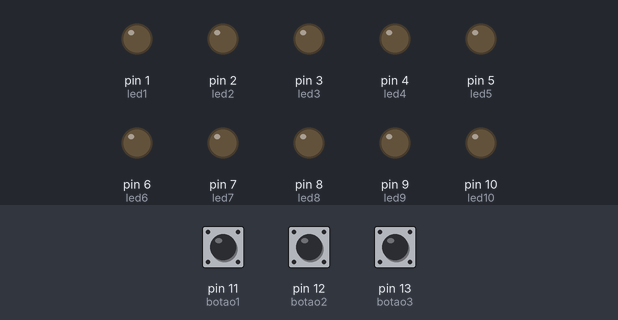
The sketch below on a simulated Arduino Uno, built with avr-gcc and run on an emulated ATmega328P. Shown: output pins drawn as LEDs (lit = HIGH). The inputs (shaded band) are chosen by the test bench; at power-on: pin 11 (botao1) LOW, pin 12 (botao2) LOW, pin 13 (botao3) LOW.

Above: at 1.2 s.
1.3 s: pin 11 (botao1) pulled HIGH for 0.15 s
At 1.37 s:
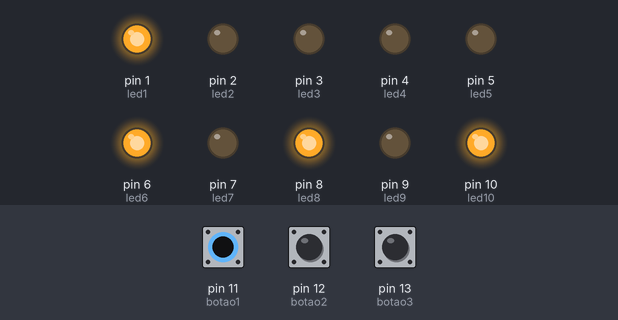
2.9 s: pin 12 (botao2) pulled HIGH for 0.15 s
At 2.97 s:
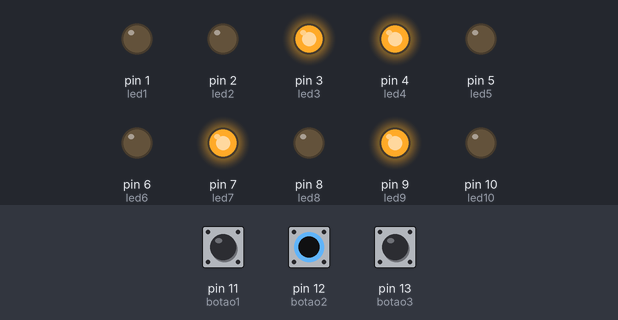
4.5 s: pin 13 (botao3) pulled HIGH for 0.15 s
At 4.57 s:
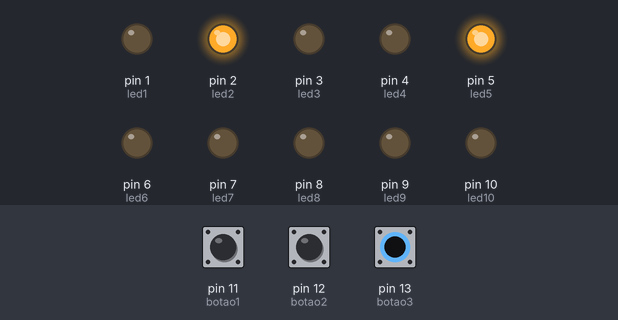
6.1 s: pin 13 (botao3) pulled HIGH for 3.2 s
At 9.9 s:
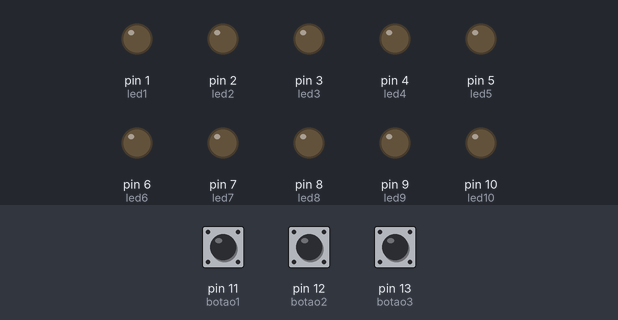
10.8 s: pin 11 (botao1) pulled HIGH for 3.2 s
At 11.1 s:
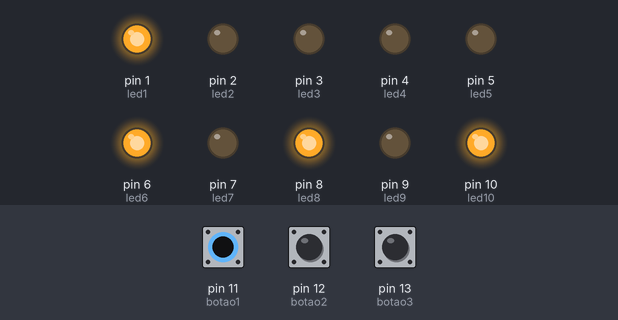
15.5 s: pin 11 (botao1) driven HIGH and pin 12 (botao2) driven HIGH
At 15.8 s:
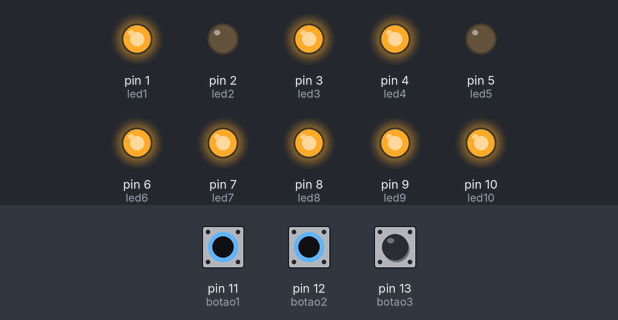
Timing chart, 0 to 18.0 s (numbered marks = the images above; inputs shaded):
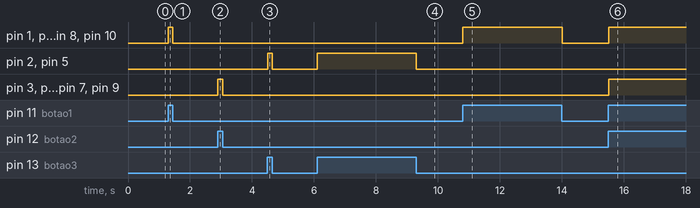

Measured:
- after the input at 1.3 s, pin 1 (led1), pin 6 (led6), pin 8 (led8), pin 10 (led10): LOW → HIGH at once, → LOW 0.15 s later
- after the input at 2.9 s, pin 3 (led3), pin 4 (led4), pin 7 (led7), pin 9 (led9): LOW → HIGH at once, → LOW 0.15 s later
- after the input at 4.5 s, pin 2 (led2), pin 5 (led5): LOW → HIGH at once, → LOW 0.15 s later
- after the input at 6.1 s, pin 2 (led2), pin 5 (led5): LOW → HIGH at once, → LOW 3.2 s later
- after the input at 10.8 s, pin 1 (led1), pin 6 (led6), pin 8 (led8), pin 10 (led10): LOW → HIGH at once, → LOW 3.2 s later
- after the input at 15.5 s, pin 1 (led1), pin 3 (led3), pin 4 (led4), pin 6 (led6), pin 7 (led7), pin 8 (led8), pin 9 (led9), pin 10 (led10): LOW → HIGH at once

The sketch:

codigo.ino
```cpp
const int botao1 = 11;
const int botao2 = 12;
const int botao3 = 13;

const int led1 = 1;
const int led2 = 2;
const int led3 = 3;
const int led4 = 4;
const int led5 = 5;
const int led6 = 6;
const int led7 = 7;
const int led8 = 8;
const int led9 = 9;
const int led10 = 10;

int var1;
int var2;
int var3;

void setup()
{
  pinMode(led1, OUTPUT);
  pinMode(led2, OUTPUT);
  pinMode(led3, OUTPUT);
  pinMode(led4, OUTPUT);
  pinMode(led5, OUTPUT);
  pinMode(led6, OUTPUT);
  pinMode(led7, OUTPUT);
  pinMode(led8, OUTPUT);
  pinMode(led9, OUTPUT);
  pinMode(led10, OUTPUT);

  pinMode(botao1, INPUT);
  pinMode(botao2, INPUT);
  pinMode(botao3, INPUT);
}

void loop()
{
  var1 = digitalRead(botao1);
  var2 = digitalRead(botao2);
  var3 = digitalRead(botao3);

  if(var1){
  verdes();
  }else{
  digitalWrite(led1, LOW);
  digitalWrite(led6, LOW);
  digitalWrite(led8, LOW);
  digitalWrite(led10, LOW);
  }

  if(var2){
  laranjas();
  }else{
  digitalWrite(led3, LOW);
  digitalWrite(led4, LOW);
  digitalWrite(led7, LOW);
  digitalWrite(led9, LOW);
  }

  if(var3){
  brancas();
  }else{
  digitalWrite(led2, LOW);
  digitalWrite(led5, LOW);
  }
}

void verdes(){
  digitalWrite(led1, HIGH);
  digitalWrite(led6, HIGH);
  digitalWrite(led8, HIGH);
  digitalWrite(led10, HIGH);
}

void laranjas(){
  digitalWrite(led3, HIGH);
  digitalWrite(led4, HIGH);
  digitalWrite(led7, HIGH);
  digitalWrite(led9, HIGH);
}

void brancas(){
  digitalWrite(led2, HIGH);
  digitalWrite(led5, HIGH);
}
```
